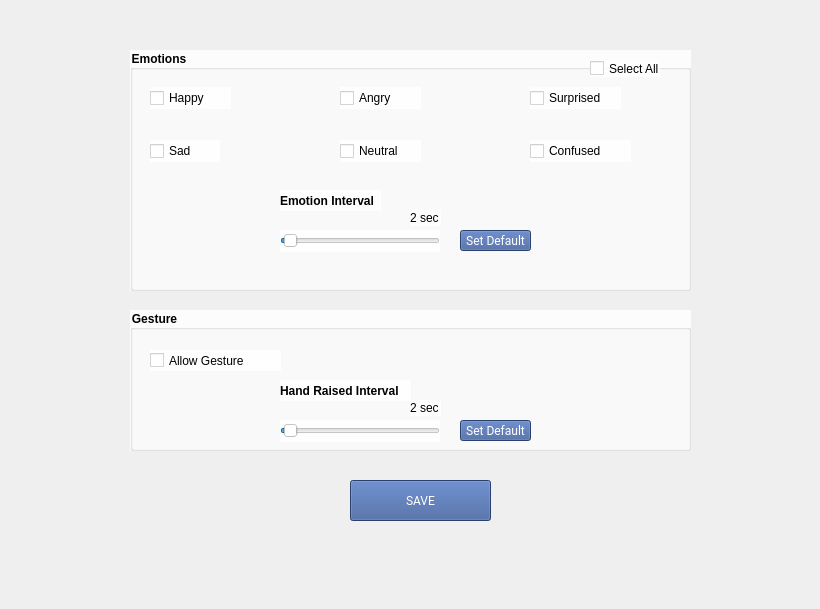
            <widget class="QWidget" name="EditEmotion_Page">
             <widget class="QGroupBox" name="groupBox_2">
              <property name="geometry">
               <rect>
                <x>130</x>
                <y>50</y>
                <width>561</width>
                <height>241</height>
               </rect>
              </property>
              <property name="font">
               <font>
                <weight>75</weight>
                <bold>true</bold>
               </font>
              </property>
              <property name="styleSheet">
               <string notr="true">background-color:rgb(255,255,255,200);</string>
              </property>
              <property name="title">
               <string>Emotions</string>
              </property>
              <widget class="QCheckBox" name="checkBox_8">
               <property name="geometry">
                <rect>
                 <x>460</x>
                 <y>10</y>
                 <width>70</width>
                 <height>17</height>
                </rect>
               </property>
               <property name="text">
                <string>Select All</string>
               </property>
              </widget>
              <widget class="QCheckBox" name="checkBox_9">
               <property name="geometry">
                <rect>
                 <x>20</x>
                 <y>37</y>
                 <width>81</width>
                 <height>22</height>
                </rect>
               </property>
               <property name="text">
                <string>Happy </string>
               </property>
               <property name="icon">
                <iconset>
                 <normaloff>HappyEmoji.png</normaloff>HappyEmoji.png</iconset>
               </property>
               <property name="iconSize">
                <size>
                 <width>20</width>
                 <height>20</height>
                </size>
               </property>
              </widget>
              <widget class="QCheckBox" name="checkBox_10">
               <property name="geometry">
                <rect>
                 <x>210</x>
                 <y>37</y>
                 <width>81</width>
                 <height>22</height>
                </rect>
               </property>
               <property name="text">
                <string>Angry</string>
               </property>
               <property name="icon">
                <iconset>
                 <normaloff>AngryEmoji.png</normaloff>AngryEmoji.png</iconset>
               </property>
               <property name="iconSize">
                <size>
                 <width>20</width>
                 <height>20</height>
                </size>
               </property>
              </widget>
              <widget class="QCheckBox" name="checkBox_11">
               <property name="geometry">
                <rect>
                 <x>400</x>
                 <y>37</y>
                 <width>91</width>
                 <height>22</height>
                </rect>
               </property>
               <property name="text">
                <string>Surprised</string>
               </property>
               <property name="icon">
                <iconset>
                 <normaloff>SurprisedEmoji.png</normaloff>SurprisedEmoji.png</iconset>
               </property>
               <property name="iconSize">
                <size>
                 <width>16</width>
                 <height>16</height>
                </size>
               </property>
              </widget>
              <widget class="QCheckBox" name="checkBox_12">
               <property name="geometry">
                <rect>
                 <x>20</x>
                 <y>90</y>
                 <width>70</width>
                 <height>22</height>
                </rect>
               </property>
               <property name="text">
                <string>Sad</string>
               </property>
               <property name="icon">
                <iconset>
                 <normaloff>SadEmoji.png</normaloff>SadEmoji.png</iconset>
               </property>
              </widget>
              <widget class="QCheckBox" name="checkBox_13">
               <property name="geometry">
                <rect>
                 <x>210</x>
                 <y>90</y>
                 <width>81</width>
                 <height>22</height>
                </rect>
               </property>
               <property name="text">
                <string>Neutral</string>
               </property>
               <property name="icon">
                <iconset>
                 <normaloff>NeutralEmoji.png</normaloff>NeutralEmoji.png</iconset>
               </property>
              </widget>
              <widget class="QCheckBox" name="checkBox_14">
               <property name="geometry">
                <rect>
                 <x>400</x>
                 <y>90</y>
                 <width>101</width>
                 <height>22</height>
                </rect>
               </property>
               <property name="text">
                <string>Confused</string>
               </property>
               <property name="icon">
                <iconset>
                 <normaloff>ConfusedEmoji.png</normaloff>ConfusedEmoji.png</iconset>
               </property>
               <property name="iconSize">
                <size>
                 <width>22</width>
                 <height>22</height>
                </size>
               </property>
              </widget>
              <widget class="QLabel" name="label">
               <property name="geometry">
                <rect>
                 <x>150</x>
                 <y>140</y>
                 <width>101</width>
                 <height>21</height>
                </rect>
               </property>
               <property name="font">
                <font>
                 <weight>75</weight>
                 <bold>true</bold>
                </font>
               </property>
               <property name="text">
                <string>Emotion Interval</string>
               </property>
              </widget>
              <widget class="QSlider" name="horizontalSlider_2">
               <property name="geometry">
                <rect>
                 <x>150</x>
                 <y>180</y>
                 <width>160</width>
                 <height>22</height>
                </rect>
               </property>
               <property name="sliderPosition">
                <number>2</number>
               </property>
               <property name="orientation">
                <enum>Qt::Horizontal</enum>
               </property>
              </widget>
              <widget class="QLabel" name="label_3">
               <property name="geometry">
                <rect>
                 <x>280</x>
                 <y>160</y>
                 <width>31</width>
                 <height>16</height>
                </rect>
               </property>
               <property name="text">
                <string>2 sec</string>
               </property>
              </widget>
              <widget class="QPushButton" name="pushButton_8">
               <property name="geometry">
                <rect>
                 <x>330</x>
                 <y>180</y>
                 <width>71</width>
                 <height>21</height>
                </rect>
               </property>
               <property name="font">
                <font>
                 <family>Roboto,sans-serif</family>
                 <weight>50</weight>
                 <bold>false</bold>
                </font>
               </property>
               <property name="styleSheet">
                <string notr="true">QPushButton{
border-radius:0.2em;
font-family:'Roboto',sans-serif;
font-weight:400;
color:#FFFFFF;
background-color:#3b5998;
text-align:center;
}
QPushButton:hover{
background-color:#324a80;
}
</string>
               </property>
               <property name="text">
                <string>Set Default</string>
               </property>
              </widget>
             </widget>
             <widget class="QGroupBox" name="groupBox_3">
              <property name="geometry">
               <rect>
                <x>130</x>
                <y>310</y>
                <width>561</width>
                <height>141</height>
               </rect>
              </property>
              <property name="font">
               <font>
                <weight>75</weight>
                <bold>true</bold>
               </font>
              </property>
              <property name="styleSheet">
               <string notr="true">background-color:rgb(255,255,255,200);</string>
              </property>
              <property name="title">
               <string>Gesture</string>
              </property>
              <widget class="QCheckBox" name="checkBox_15">
               <property name="geometry">
                <rect>
                 <x>20</x>
                 <y>40</y>
                 <width>131</width>
                 <height>21</height>
                </rect>
               </property>
               <property name="text">
                <string>Allow Gesture</string>
               </property>
               <property name="icon">
                <iconset>
                 <normaloff>HandRaising.png</normaloff>HandRaising.png</iconset>
               </property>
              </widget>
              <widget class="QLabel" name="label_6">
               <property name="geometry">
                <rect>
                 <x>280</x>
                 <y>90</y>
                 <width>31</width>
                 <height>16</height>
                </rect>
               </property>
               <property name="text">
                <string>2 sec</string>
               </property>
              </widget>
              <widget class="QLabel" name="label_10">
               <property name="geometry">
                <rect>
                 <x>150</x>
                 <y>70</y>
                 <width>131</width>
                 <height>21</height>
                </rect>
               </property>
               <property name="font">
                <font>
                 <weight>75</weight>
                 <bold>true</bold>
                </font>
               </property>
               <property name="text">
                <string>Hand Raised Interval</string>
               </property>
              </widget>
              <widget class="QSlider" name="horizontalSlider_3">
               <property name="geometry">
                <rect>
                 <x>150</x>
                 <y>110</y>
                 <width>160</width>
                 <height>22</height>
                </rect>
               </property>
               <property name="sliderPosition">
                <number>2</number>
               </property>
               <property name="orientation">
                <enum>Qt::Horizontal</enum>
               </property>
              </widget>
              <widget class="QPushButton" name="pushButton_9">
               <property name="geometry">
                <rect>
                 <x>330</x>
                 <y>110</y>
                 <width>71</width>
                 <height>21</height>
                </rect>
               </property>
               <property name="font">
                <font>
                 <family>Roboto,sans-serif</family>
                 <weight>50</weight>
                 <bold>false</bold>
                </font>
               </property>
               <property name="styleSheet">
                <string notr="true">QPushButton{
border-radius:0.2em;
font-family:'Roboto',sans-serif;
font-weight:400;
color:#FFFFFF;
background-color:#3b5998;
text-align:center;
}
QPushButton:hover{
background-color:#324a80;
}
</string>
               </property>
               <property name="text">
                <string>Set Default</string>
               </property>
              </widget>
             </widget>
             <widget class="QPushButton" name="pushButton_3">
              <property name="geometry">
               <rect>
                <x>350</x>
                <y>480</y>
                <width>141</width>
                <height>41</height>
               </rect>
              </property>
              <property name="font">
               <font>
                <family>Roboto,sans-serif</family>
                <weight>50</weight>
                <bold>false</bold>
               </font>
              </property>
              <property name="styleSheet">
               <string notr="true">QPushButton{
border-radius:0.2em;
font-family:'Roboto',sans-serif;
font-weight:400;
color:#FFFFFF;
background-color:#3b5998;
text-align:center;
}
QPushButton:hover{
background-color:#324a80;
}
</string>
              </property>
              <property name="text">
               <string>SAVE</string>
              </property>
             </widget>
             <widget class="QLabel" name="label_32">
              <property name="geometry">
               <rect>
                <x>0</x>
                <y>0</y>
                <width>811</width>
                <height>600</height>
               </rect>
              </property>
              <property name="text">
               <string/>
              </property>
              <property name="pixmap">
               <pixmap>bg2.jpg</pixmap>
              </property>
             </widget>
             <zorder>label_32</zorder>
             <zorder>groupBox_2</zorder>
             <zorder>groupBox_3</zorder>
             <zorder>pushButton_3</zorder>
            </widget>
